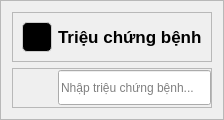
           <widget class="QFrame" name="frame_5">
            <property name="frameShape">
             <enum>QFrame::StyledPanel</enum>
            </property>
            <property name="frameShadow">
             <enum>QFrame::Raised</enum>
            </property>
            <layout class="QVBoxLayout" name="verticalLayout_7">
             <item>
              <widget class="QFrame" name="frame_75">
               <property name="frameShape">
                <enum>QFrame::StyledPanel</enum>
               </property>
               <property name="frameShadow">
                <enum>QFrame::Raised</enum>
               </property>
               <layout class="QHBoxLayout" name="horizontalLayout_12">
                <item>
                 <widget class="QPushButton" name="btnAddTrieuChung">
                  <property name="minimumSize">
                   <size>
                    <width>30</width>
                    <height>30</height>
                   </size>
                  </property>
                  <property name="maximumSize">
                   <size>
                    <width>30</width>
                    <height>30</height>
                   </size>
                  </property>
                  <property name="font">
                   <font>
                    <pointsize>12</pointsize>
                    <weight>62</weight>
                    <bold>true</bold>
                   </font>
                  </property>
                  <property name="cursor">
                   <cursorShape>PointingHandCursor</cursorShape>
                  </property>
                  <property name="styleSheet">
                   <string notr="true">color:#fff;
font-weight:500;
border-radius: 5px;
border:1px solid  #ccc;
background-color:#000;</string>
                  </property>
                  <property name="text">
                   <string/>
                  </property>
                  <property name="icon">
                   <iconset resource="../../resources.qrc">
                    <normaloff>:/images/res/drawable/icons/add_icon.svg</normaloff>:/images/res/drawable/icons/add_icon.svg</iconset>
                  </property>
                  <property name="iconSize">
                   <size>
                    <width>24</width>
                    <height>24</height>
                   </size>
                  </property>
                 </widget>
                </item>
                <item>
                 <widget class="QLabel" name="lbName_3">
                  <property name="maximumSize">
                   <size>
                    <width>16777215</width>
                    <height>30</height>
                   </size>
                  </property>
                  <property name="font">
                   <font>
                    <pointsize>13</pointsize>
                    <weight>75</weight>
                    <bold>true</bold>
                   </font>
                  </property>
                  <property name="text">
                   <string>Triệu chứng bệnh</string>
                  </property>
                 </widget>
                </item>
               </layout>
              </widget>
             </item>
             <item>
              <layout class="QVBoxLayout" name="verticalLayout_6">
               <item>
                <widget class="QFrame" name="frame_76">
                 <property name="minimumSize">
                  <size>
                   <width>0</width>
                   <height>40</height>
                  </size>
                 </property>
                 <property name="frameShape">
                  <enum>QFrame::StyledPanel</enum>
                 </property>
                 <property name="frameShadow">
                  <enum>QFrame::Raised</enum>
                 </property>
                 <layout class="QHBoxLayout" name="horizontalLayout_13">
                  <property name="leftMargin">
                   <number>9</number>
                  </property>
                  <property name="topMargin">
                   <number>0</number>
                  </property>
                  <property name="rightMargin">
                   <number>0</number>
                  </property>
                  <property name="bottomMargin">
                   <number>0</number>
                  </property>
                  <item>
                   <widget class="QPushButton" name="btnBack_5">
                    <property name="minimumSize">
                     <size>
                      <width>30</width>
                      <height>30</height>
                     </size>
                    </property>
                    <property name="maximumSize">
                     <size>
                      <width>30</width>
                      <height>30</height>
                     </size>
                    </property>
                    <property name="font">
                     <font>
                      <pointsize>12</pointsize>
                      <weight>62</weight>
                      <bold>true</bold>
                     </font>
                    </property>
                    <property name="cursor">
                     <cursorShape>PointingHandCursor</cursorShape>
                    </property>
                    <property name="styleSheet">
                     <string notr="true">color:#fff;
font-weight:500;
border-radius: 5px;
</string>
                    </property>
                    <property name="text">
                     <string/>
                    </property>
                    <property name="icon">
                     <iconset resource="../../resources.qrc">
                      <normaloff>:/images/res/drawable/icons/delete_red_icon.svg</normaloff>:/images/res/drawable/icons/delete_red_icon.svg</iconset>
                    </property>
                    <property name="iconSize">
                     <size>
                      <width>24</width>
                      <height>24</height>
                     </size>
                    </property>
                   </widget>
                  </item>
                  <item>
                   <widget class="QLineEdit" name="lineEdit_2">
                    <property name="minimumSize">
                     <size>
                      <width>0</width>
                      <height>35</height>
                     </size>
                    </property>
                    <property name="maximumSize">
                     <size>
                      <width>16777215</width>
                      <height>35</height>
                     </size>
                    </property>
                    <property name="placeholderText">
                     <string>Nhập triệu chứng bệnh...</string>
                    </property>
                   </widget>
                  </item>
                 </layout>
                </widget>
               </item>
              </layout>
             </item>
            </layout>
           </widget>
